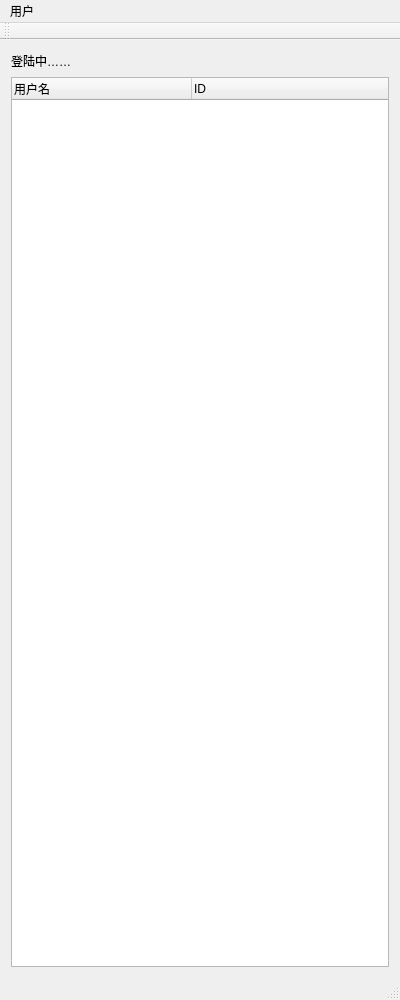
<?xml version="1.0" encoding="UTF-8"?>
<ui version="4.0">
 <class>chatOnLineClass</class>
 <widget class="QMainWindow" name="chatOnLineClass">
  <property name="geometry">
   <rect>
    <x>0</x>
    <y>0</y>
    <width>400</width>
    <height>1000</height>
   </rect>
  </property>
  <property name="minimumSize">
   <size>
    <width>400</width>
    <height>1000</height>
   </size>
  </property>
  <property name="maximumSize">
   <size>
    <width>99999</width>
    <height>99999</height>
   </size>
  </property>
  <property name="windowTitle">
   <string>chatOnLine</string>
  </property>
  <property name="layoutDirection">
   <enum>Qt::LeftToRight</enum>
  </property>
  <widget class="QWidget" name="centralWidget">
   <layout class="QVBoxLayout" name="verticalLayout">
    <item>
     <layout class="QHBoxLayout" name="horizontalLayout_4">
      <item>
       <widget class="QLabel" name="labelUserInfo">
        <property name="text">
         <string>登陆中……</string>
        </property>
       </widget>
      </item>
      <item>
       <spacer name="horizontalSpacer_3">
        <property name="orientation">
         <enum>Qt::Horizontal</enum>
        </property>
        <property name="sizeHint" stdset="0">
         <size>
          <width>40</width>
          <height>20</height>
         </size>
        </property>
       </spacer>
      </item>
     </layout>
    </item>
    <item>
     <widget class="QTreeWidget" name="treeWidget">
      <property name="maximumSize">
       <size>
        <width>9999</width>
        <height>9999</height>
       </size>
      </property>
      <attribute name="headerDefaultSectionSize">
       <number>180</number>
      </attribute>
      <attribute name="headerMinimumSectionSize">
       <number>180</number>
      </attribute>
      <column>
       <property name="text">
        <string>用户名</string>
       </property>
      </column>
      <column>
       <property name="text">
        <string>ID</string>
       </property>
      </column>
     </widget>
    </item>
   </layout>
  </widget>
  <widget class="QMenuBar" name="menuBar">
   <property name="geometry">
    <rect>
     <x>0</x>
     <y>0</y>
     <width>400</width>
     <height>30</height>
    </rect>
   </property>
   <widget class="QMenu" name="menu">
    <property name="title">
     <string>用户</string>
    </property>
    <addaction name="actionLogin"/>
    <addaction name="actionLogOut"/>
   </widget>
   <addaction name="menu"/>
  </widget>
  <widget class="QToolBar" name="mainToolBar">
   <attribute name="toolBarArea">
    <enum>TopToolBarArea</enum>
   </attribute>
   <attribute name="toolBarBreak">
    <bool>false</bool>
   </attribute>
  </widget>
  <widget class="QStatusBar" name="statusBar"/>
  <action name="actionLogin">
   <property name="text">
    <string>重新登陆</string>
   </property>
  </action>
  <action name="actionLogOut">
   <property name="text">
    <string>退出</string>
   </property>
  </action>
 </widget>
 <layoutdefault spacing="6" margin="11"/>
 <resources>
  <include location="chatonline.qrc"/>
 </resources>
 <connections/>
</ui>
